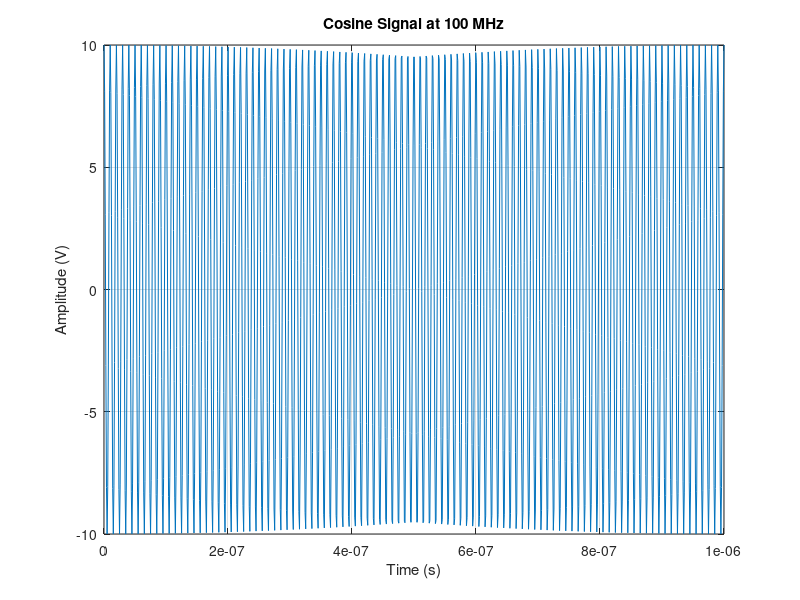

This figure's MATLAB source:
% By Chidinma Dike
% Define signal parameters
frequency = 100e6;  % Frequency in Hz (100 MHz)
amplitude = 10;    % Amplitude in volts (10 V)
duration = 1e-6;   % Duration in seconds (1 us)

% Generate time vector
time = linspace(0, duration, 1000);  % Create a time vector with 50 points

% Generate the cosine signal
cosine_signal = amplitude * cos(2*pi*frequency*time);

% Plot the signal
plot(time, cosine_signal)
xlabel('Time (s)')
ylabel('Amplitude (V)')
title('Cosine Signal at 100 MHz')
grid on

